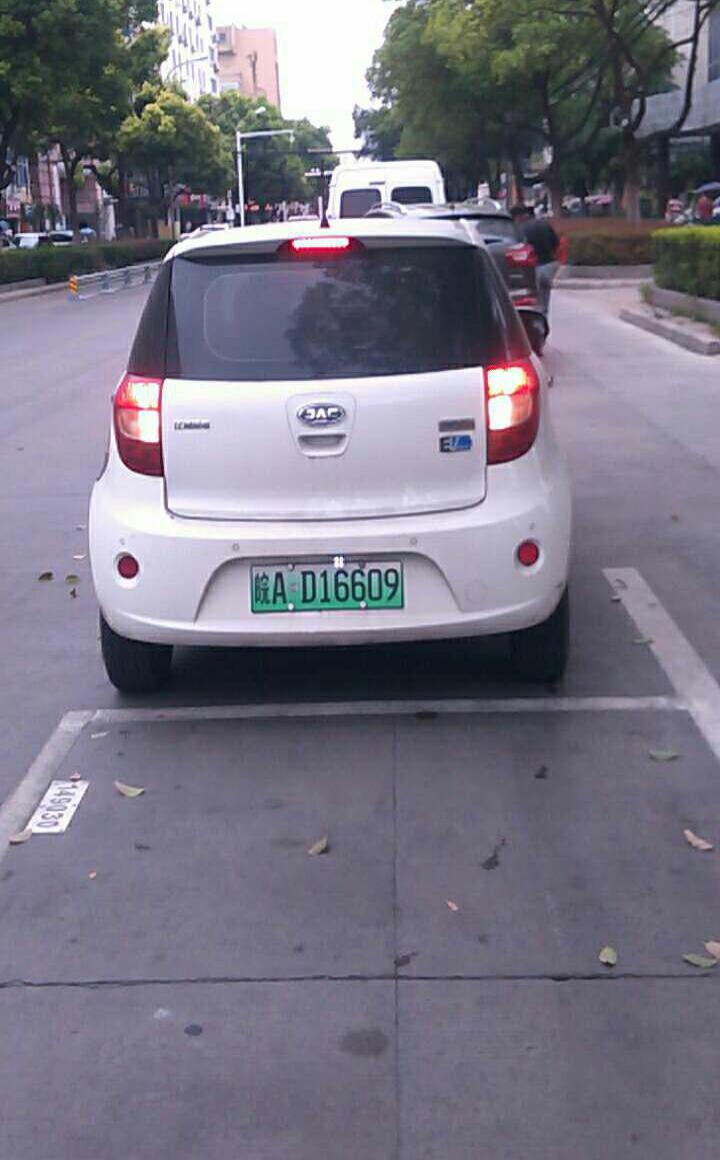
#> input picture programming_for_modern_machine_learning/CCPD2020/CCPD2020/ccpd_green/test/008481800766283526-90_266-250&558_404&608-404&605_253&608_250&558_401&559-0_0_3_25_30_30_24_33-115-42.jpg, 720 x 1160 px, given as the content of the folder ../dataset/CCPD2020/ccpd_green/test/images, which was not available
$ python b2_60w_div2.py
#> lines starting #> are read from the running program, lines starting #| are printed output that depends on the picture; after the words box and inside, x2 and y2 are one past the last pixel; in counts of white or black regions, pixels touching at a corner belong together; pictures that were not available may be replaced by others from this repository, and a replacement may not be noted
import cv2
import numpy as np
import matplotlib.pyplot as plt
import os
from PIL import Image

base_path = '../dataset/CCPD2020/ccpd_green'

dataset_path = f'{base_path}/test/images'
sample_images = [f for f in os.listdir(dataset_path) if os.path.isfile(os.path.join(dataset_path, f))][:20]

SCALE_FACTOR = 1 # Factor that scales down the image resolution

# [110 lines left out: functions display_images, preprocess_image, not called in this run]

def detect_license_plate(image_path, debug=True):
    """
    License plate detection supporting both blue and green plates with improved filtering
    """
#> called with debug = True
    # Read and resize image
    img = cv2.imread(image_path)
#> img is the input picture: shape (1160, 720, 3); mean B, G, R 131.2, 116.7, 119.8
    height, width = img.shape[:2]
#> height = 1160; width = 720
    max_dimension = 800
    scale = max_dimension / max(height, width)
#> scale = 0.69
    if scale < 1:
        img = cv2.resize(img, (int(width * scale), int(height * scale)))
#> img: shape (800, 496, 3)

    # Convert to HSV for better color segmentation
    hsv = cv2.cvtColor(img, cv2.COLOR_BGR2HSV)
#> hsv: shape (800, 496, 3); mean H, S, V 117.1, 43.8, 133.5

    # Define color ranges for both blue and green plates
    color_ranges = [
        # Blue plates
        (np.array([100, 80, 80]), np.array([130, 255, 255])),
        # Green plates
        (np.array([35, 80, 80]), np.array([85, 255, 255]))
    ]

    # Create separate masks for each color
    blue_mask = cv2.inRange(hsv, color_ranges[0][0], color_ranges[0][1])
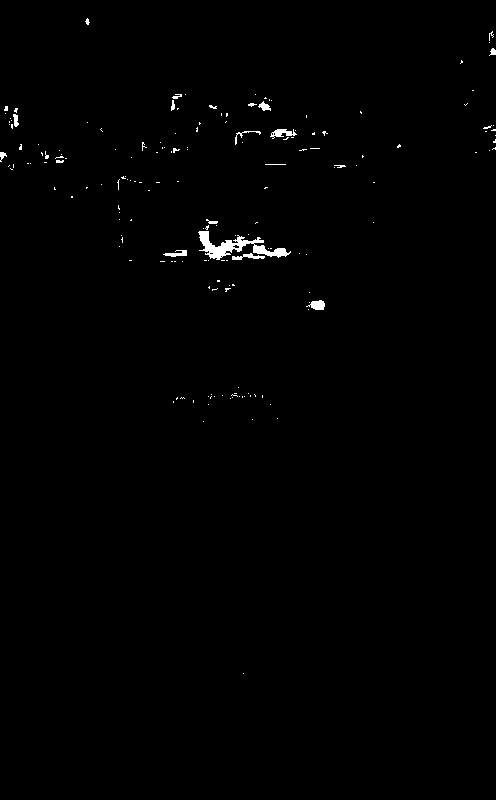
#> blue_mask: shape (800, 496); 0.61% white; 173 white regions (155 under 20 px), largest, box (x1, y1, x2, y2) and area: (198, 231, 291, 260) 925, (270, 129, 297, 139) 135, (306, 300, 325, 310) 123
    green_mask = cv2.inRange(hsv, color_ranges[1][0], color_ranges[1][1])
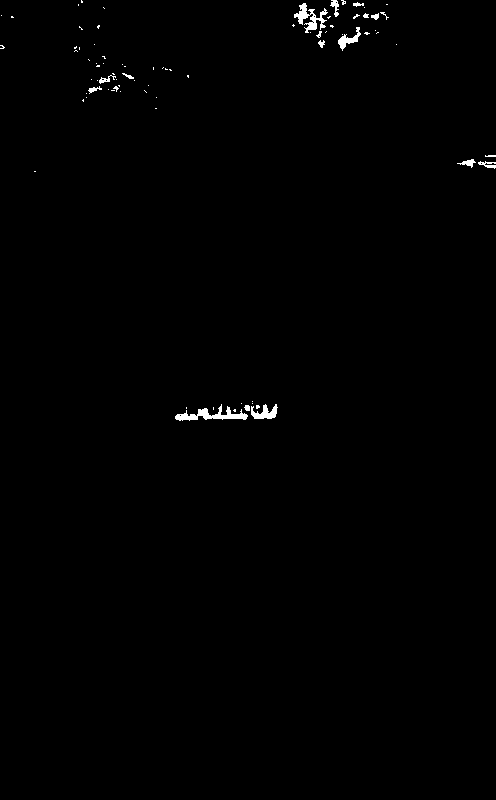
#> green_mask: shape (800, 496); 0.53% white; 81 white regions (64 under 20 px), largest, box (x1, y1, x2, y2) and area: (175, 404, 248, 421) 475, (294, 3, 328, 33) 391, (251, 404, 278, 419) 231
    # Combine masks for both colors
    combined_mask = cv2.bitwise_or(blue_mask, green_mask)
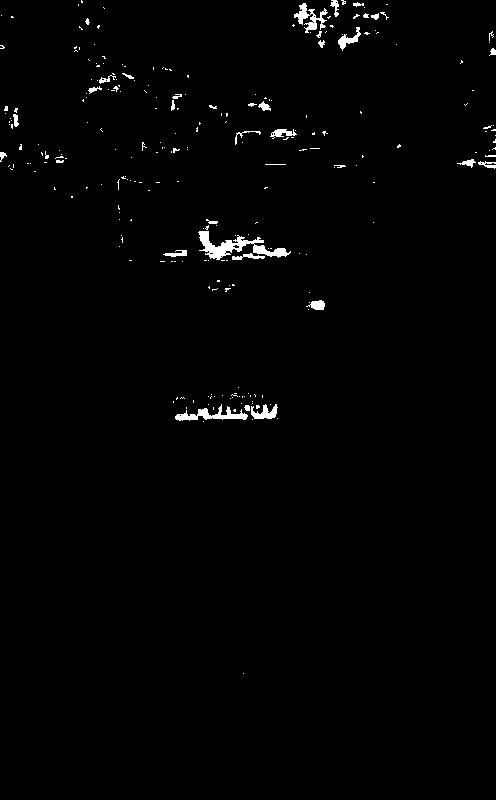
#> combined_mask: shape (800, 496); 1.1% white; 254 white regions (219 under 20 px), largest, box (x1, y1, x2, y2) and area: (198, 231, 291, 260) 925, (175, 404, 248, 421) 475, (294, 3, 328, 33) 391

    # Clean up mask
    kernel = np.ones((3,3), np.uint8)
    plate_mask = cv2.morphologyEx(combined_mask, cv2.MORPH_CLOSE, kernel)
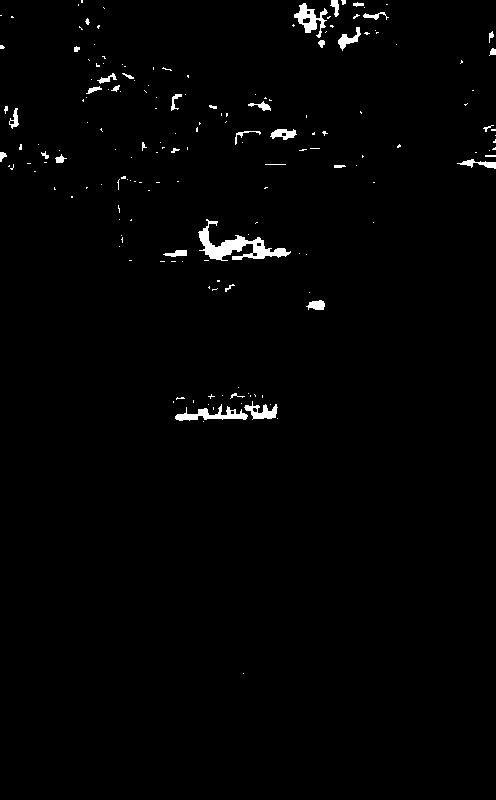
#> plate_mask: shape (800, 496); 1.3% white; 175 white regions (137 under 20 px), largest, box (x1, y1, x2, y2) and area: (198, 219, 291, 261) 1225, (175, 404, 248, 421) 506, (294, 3, 328, 38) 479
    plate_mask = cv2.morphologyEx(plate_mask, cv2.MORPH_OPEN, kernel)
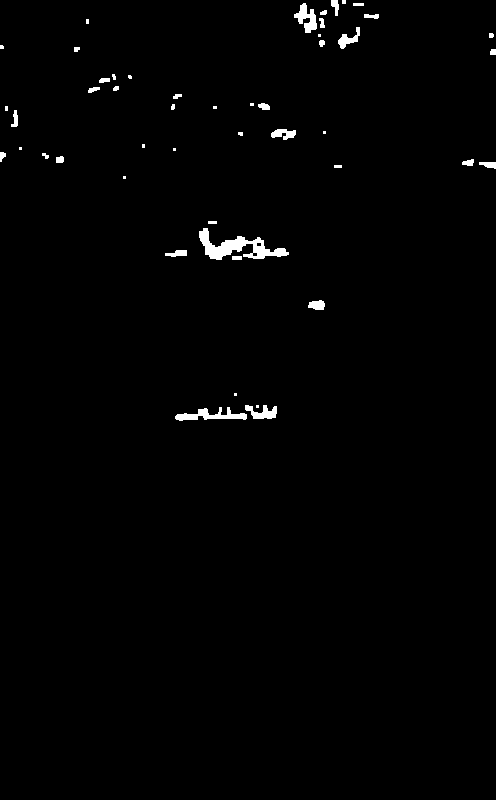
#> plate_mask: shape (800, 496); 1% white; 49 white regions (17 under 20 px)

    # Find contours
    contours, _ = cv2.findContours(plate_mask, cv2.RETR_EXTERNAL, cv2.CHAIN_APPROX_SIMPLE)
#> contours = 49 contours, 25 with area under 20; largest, box (x1, y1, x2, y2) and area: (199, 228, 289, 260) 991, (175, 407, 247, 421) 375, (294, 3, 317, 33) 292, (245, 405, 277, 419) 218, (338, 27, 360, 49) 159

    # Filter contours with improved criteria
    candidates = []
    blue_candidates = []
    green_candidates = []
    img_area = img.shape[0] * img.shape[1]
#> img_area = 396800

    for contour in contours:
        area = cv2.contourArea(contour)
        # Filter by relative area (0.1% to 5% of image)
        if not (0.001 * img_area < area < 0.05 * img_area):
            continue

        # Get rotated rectangle
        rect = cv2.minAreaRect(contour)
        center, (width, height), angle = rect
        box = cv2.boxPoints(rect)
        box = np.int0(box)

        # Create a mask for this specific contour
        contour_mask = np.zeros_like(plate_mask)
        cv2.drawContours(contour_mask, [contour], -1, 255, -1)

        # Check which color mask has more overlap with this contour
        blue_overlap = cv2.bitwise_and(blue_mask, contour_mask)
        green_overlap = cv2.bitwise_and(green_mask, contour_mask)
        blue_score = np.sum(blue_overlap)
        green_score = np.sum(green_overlap)

        # Only proceed if there's significant color detection
        if max(blue_score, green_score) < area * 50:  # Threshold can be adjusted
            continue

        # Rest of your existing contour filtering criteria
        if width < height:
            width, height = height, width
        aspect_ratio = width / height if height != 0 else 0
        if not (2.8 <= aspect_ratio <= 3.5):
            continue

        hull = cv2.convexHull(contour)
        hull_area = cv2.contourArea(hull)
        solidity = float(area) / hull_area if hull_area != 0 else 0
        if solidity < 0.8:
            continue

        # Add to appropriate list based on color
        if blue_score > green_score:
            blue_candidates.append((contour, blue_score))
        else:
            green_candidates.append((contour, green_score))
#> this loop made 49 passes
#> (area, rect, width, height, angle, box, blue_score, green_score) on pass 8: (991, ((242.4, 248.9), (29.05, 91.62), -80.18), 91.62, 29.05, -80.18, [[285, 270], [194, 255], [199, 226], [290, 242]], 250410, 0)
#> area on passes 1, 3, 5, 7, 12, 13: 375, 217.5, 110, 80, 64, 45.5
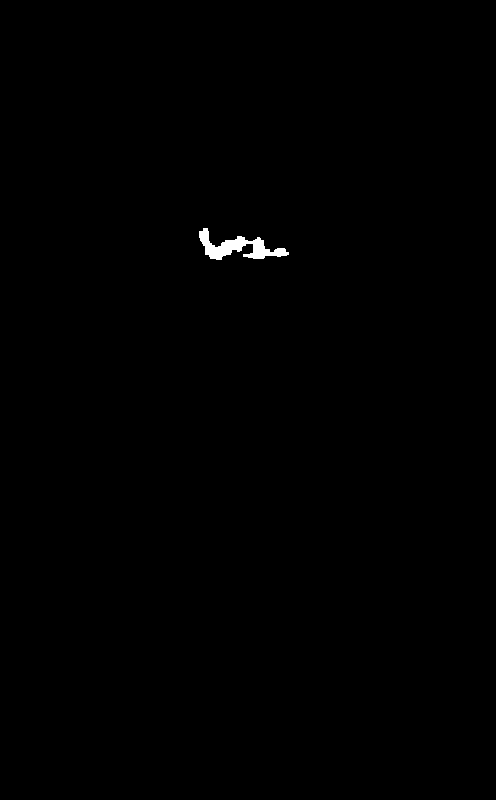
#> contour_mask: shape (800, 496); 0.29% white; 1 white region, box (x1, y1, x2, y2) and area: (199, 228, 289, 260) 1131
#> after the loop, blue_candidates = []; green_candidates = []

    # Choose the best candidate based on color scores
    best_candidate = None
    if green_candidates:
        best_candidate = max(green_candidates, key=lambda x: x[1])[0]
    elif blue_candidates:
        best_candidate = max(blue_candidates, key=lambda x: x[1])[0]

    candidates = [best_candidate] if best_candidate is not None else []

    if debug and candidates:
        debug_img = img.copy()
        cropped_plate = None

        # Get the largest candidate (assuming it's the most likely plate)
        if candidates:
            largest_contour = max(candidates, key=cv2.contourArea)
            rect = cv2.minAreaRect(largest_contour)
            center, (width, height), angle = rect
            width *= 1.2  # Scale up by 20%
            height *= 1.3
            scaled_rect = (center, (width, height), angle)
            box = cv2.boxPoints(scaled_rect)
            box = np.int0(box)

            # Draw all candidates
            for contour in candidates:
                rect = cv2.minAreaRect(contour)
                center, (width, height), angle = rect
                width *= 1.2
                height *= 1.3
                scaled_rect = (center, (width, height), angle)
                box = cv2.boxPoints(scaled_rect)
                box = np.int0(box)
                cv2.drawContours(debug_img, [box], 0, (0, 255, 0), 2)

            # Extract the plate region for the largest candidate
            rect = cv2.minAreaRect(largest_contour)
            box = cv2.boxPoints(rect)
            box = np.int0(box)

            # Get width and height of the detected rectangle
            width = int(rect[1][0])
            height = int(rect[1][1])

            src_pts = box.astype("float32")
            # Coordinate the points so the plate is oriented correctly
            dst_pts = np.array([[0, height-1],
                              [0, 0],
                              [width-1, 0],
                              [width-1, height-1]], dtype="float32")

            # Get the perspective transform matrix
            M = cv2.getPerspectiveTransform(src_pts, dst_pts)
            # Perform the perspective transform
            cropped_plate = cv2.warpPerspective(img, M, (width, height))

        debug_images = [
            img,
            cv2.bitwise_and(img, img, mask=blue_mask),  # Show blue mask
            cv2.bitwise_and(img, img, mask=green_mask), # Show green mask
            debug_img,
            cropped_plate if cropped_plate is not None else np.zeros_like(img)
        ]
        debug_titles = ['Original', 'Blue Mask', 'Green Mask', 'Detected Plates', 'Cropped Plate']
        display_images(debug_images, debug_titles)

    return candidates, img

# Process images
for img_name in sample_images:
    img_path = os.path.join(dataset_path, img_name)
    candidates, img = detect_license_plate(img_path)
#> candidates = []
    if candidates:
        print(f"Found {len(candidates)} potential license plates in {img_name}")
